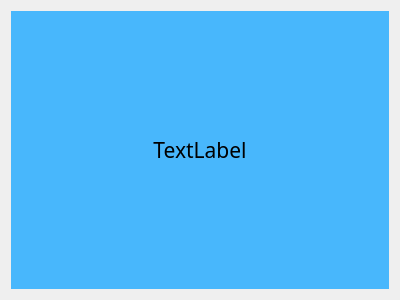
<?xml version="1.0" encoding="UTF-8"?>
<ui version="4.0">
 <class>TextDisplay</class>
 <widget class="QWidget" name="TextDisplay">
  <property name="geometry">
   <rect>
    <x>0</x>
    <y>0</y>
    <width>400</width>
    <height>300</height>
   </rect>
  </property>
  <property name="font">
   <font>
    <family>新宋体</family>
    <pointsize>16</pointsize>
   </font>
  </property>
  <property name="windowTitle">
   <string>Form</string>
  </property>
  <layout class="QHBoxLayout" name="horizontalLayout">
   <item>
    <widget class="QLabel" name="label">
     <property name="styleSheet">
      <string notr="true">background-color: rgba(26, 167, 255, 200);
font: 16pt &quot;新宋体&quot;;</string>
     </property>
     <property name="text">
      <string>TextLabel</string>
     </property>
     <property name="alignment">
      <set>Qt::AlignCenter</set>
     </property>
    </widget>
   </item>
  </layout>
 </widget>
 <resources/>
 <connections/>
</ui>
